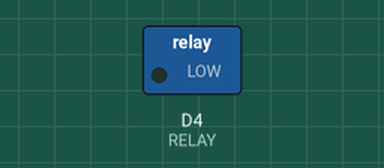
Bench run of a sketch on a simulated ESP8266 (NodeMCU). Parts: switched loads named in the sketch (green lamp = pin HIGH).

Above: at 1.0 s.
At 4.5 s:
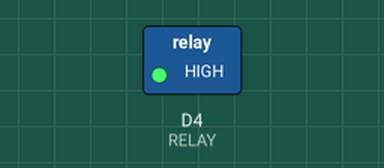
Timing chart, 0 to 9.1 s (numbered marks = the images above):
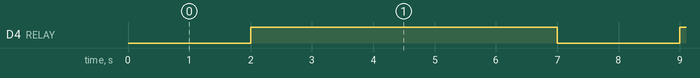

The sketch:

sampleRelay.ino
```cpp
#define RELAY  D4
#define RELAY_ON 0
#define RELAY_OFF 1

void setup() {
  // put your setup code here, to run once:
  pinMode(RELAY, OUTPUT);
  digitalWrite(RELAY, RELAY_OFF);

}

void loop() {
  // put your main code here, to run repeatedly:
  digitalWrite(RELAY, RELAY_ON);
  delay(2000);
  digitalWrite(RELAY, RELAY_OFF);
  delay(5000);
}
```

Measured:
- by itself, D4 (RELAY): alternates HIGH for 5.0 s and LOW for 2.0 s
